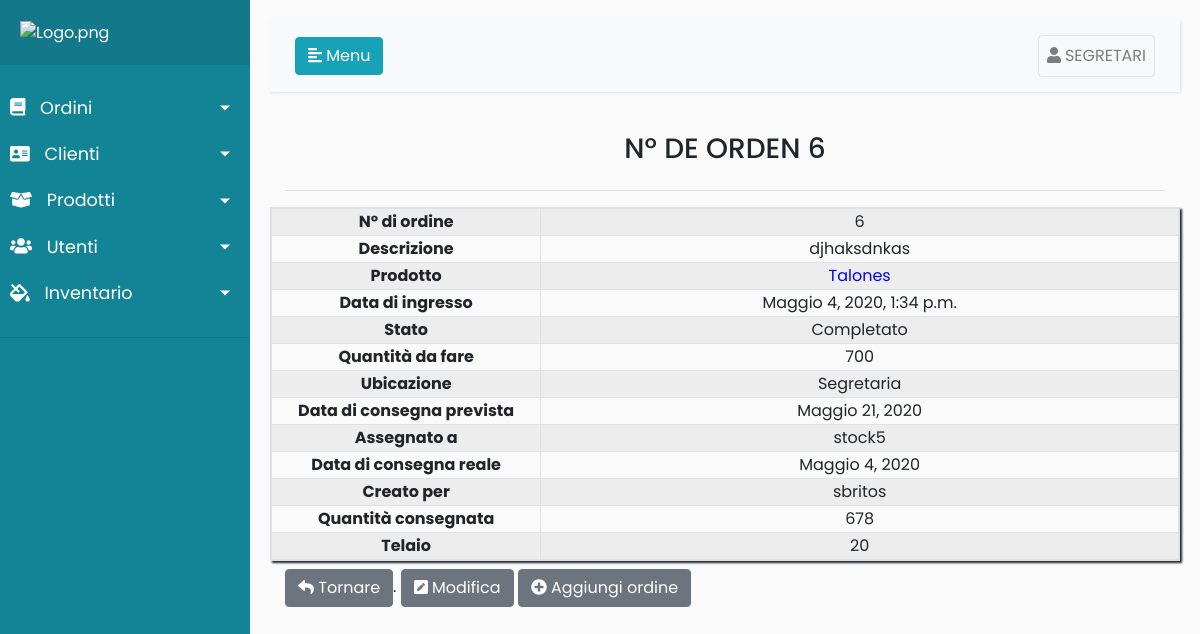
Page /Ordenes/detail/6 (signed in) on the committed database.
### Register/models.py (models this page shows)
class Usuarios(AbstractUser):
	telefono = models.CharField(max_length=20,null=True, verbose_name='Teléfono',blank=False)
	class Meta:
		permissions = (('Administrador', 'Administrador'),
					   ('Encargado','Encargado'),
					   ('Pintor','Pintor'),
					   ('Montaje','Montaje'),
					   ('Calidad1','Calidad1'),
					   ('Secretaria','Secretaria'),
					   ('Stock','Stock'),
					   )

### Ordenes/models.py (models this page shows, shortened)
class Ordenes(models.Model):
    ESTADOS = (
        ('Ricevuto', 'Ricevuto'),
        ('Creato','Creato'),
        ('Assegnato','Assegnato'),
        ('Completato','Completato'),
        ('Consegnato','Consegnato'),
        ('Spedito', 'Spedito'),
        ('Inviato', 'Inviato'),
    )
    UBICACIONES = (
        ('Segretaria', 'Segretaria'),
        ('Fortex Nuova', 'Fortex Nuova'),
        ('Fortex Vecchia', 'Fortex Vecchia'),
        ('Cliente', 'Cliente'),
        ('Verniciatura', 'Verniciatura'),
        ('Controlo Qualità', 'Controlo Qualità'),
        ('Montaggio', 'Montaggio'),
        ('Graphic Design', 'Graphic Design'),
    )
    orden = models.AutoField(primary_key=True , blank=False,verbose_name='Número de órden')
    descripcion = models.TextField()
    producto = models.ForeignKey(Productos,verbose_name=('Prodotto'),on_delete=models.CASCADE)
    fecha_ingreso = models.DateTimeField(auto_now_add=True)
    estado = models.CharField(max_length=20,choices=ESTADOS)
    cantidad_recibida = models.PositiveIntegerField(blank=False,null=True)
    ubicacion = models.CharField(max_length=20,choices=UBICACIONES)
    fecha_entrega_estimada=models.DateField(blank=True,null=True)
    asignado = models.ForeignKey(Usuarios, verbose_name=("Aseggnato a "),related_name='Asignado', on_delete=models.CASCADE)
    fecha_entrega_real = models.DateField(blank=True,null=True)
    usuarios = models.ForeignKey(Usuarios, verbose_name=("Creato"),on_delete=models.CASCADE, null=True,blank=False)
    cantidadEntregada = models.IntegerField(blank=True,null=True)
    telaio = models.IntegerField(blank=True,null=True)
    history = HistoricalRecords()

### Productos/models.py (models this page shows)
class Productos(models.Model):
    nombre = models.CharField(blank=False, max_length=50)
    rut = models.ForeignKey(Clientes, on_delete=models.CASCADE)
    material = models.CharField(blank=True, max_length=50)
    plasma = models.CharField(blank=True, max_length=50)
    preTratamiento = models.ManyToManyField(Stock,related_name='+',blank=True)
    fondo = models.ManyToManyField(Stock,related_name="+",blank=True)
    finitura = models.ManyToManyField(Stock,blank=True)
    deposito = models.CharField(blank=True, max_length=150)
    controlCalidad = models.CharField(blank=True, max_length=50)
    embalaje = models.CharField(blank=True, max_length=50)
    consideraciones = models.TextField(blank=True)
    temperatura = models.IntegerField(blank=True,null=True)
    tiempo_horno = models.IntegerField(blank=True,null=True)
    fotos = models.ImageField(blank=True)
    telaio = models.PositiveSmallIntegerField(blank=True,null=True)
    created = models.DateTimeField(auto_now_add=True)
    updated = models.DateTimeField(auto_now=True,blank=True)
    usuarios = models.ForeignKey(Usuarios, verbose_name=("Creado por "), on_delete=models.CASCADE)
    history = HistoricalRecords()
    def __str__(self):
        return self.nombre

### Ordenes/views.py (the view)
# urls.py: path('Ordenes/detail/<int:pk>',login_required(DetailOrdenView.as_view()), name = 'detailOrden'),
class DetailOrdenView(DetailView):
    form_class = OrdenesForm
    model = Ordenes
    template_name = 'ordenes/detailOrden.html'

### Ordenes/templates/ordenes/detailOrden.html (shortened to what this page needs)
{%extends 'register/index.html'%}
{%load static%}
{% load widget_tweaks %}
{%block content%}
<div class="container">
    <div class="d-flex justify-content-center">
        <h3>Nº DE ORDEN {{object.orden|upper }}</h3>
    </div>
    <hr>
</div>
<table class="table-responsive  table-striped table-bordered" style="box-shadow:2px 2px 2px;">
    <form method="post" action="{%url 'deleteOrden' object.orden%}">
        <tbody>
        <tr>
            <th class="text-center" style="width:20rem">Nº di ordine</a></th>
            <td class="text-center" style="width:50rem;">{{object.orden}}</td>
        </tr>
        <tr>
            <th class="text-center" style="width:20rem">Descrizione</th>
            <td class="text-center" style="width:50rem">{{object.descripcion}}</td>
        </tr>
        <tr>
            <th class="text-center" style="width:20rem">Prodotto</th>
            <td class="text-center" style="width:50rem;color: blue;"><a href="{%url 'detailProductos' object.producto.id %}">{{object.producto}}</td>
        </tr>
        <tr>
            <th class="text-center" style="width:20rem">Data di ingresso</th>
            <td class="text-center" style="width:50rem">{{object.fecha_ingreso}}</td>
        </tr>
        <tr>
            <th class="text-center" style="width:20rem">Stato</th>
            <td class="text-center" style="width:50rem">{{object.estado}}</td>
        </tr>
        <tr>
            <th class="text-center" style="width:20rem">Quantità da fare</th>
            <td class="text-center" style="width:50rem">{{object.cantidad_recibida}}</td>
        </tr>
        <tr>
            <th class="text-center" style="width:20rem">Ubicazione</th>
            <td class="text-center" style="width:50rem">{{object.ubicacion}}
            </td>
        </tr>
        <tr>
            <th class="text-center" style="width:20rem">Data di consegna prevista</th>
            <td class="text-center" style="width:50rem">{{object.fecha_entrega_estimada}}</td>
        </tr>
        <tr>
            <th class="text-center" style="width:20rem">Assegnato a</th>
            <td class="text-center"  style="width:50rem">{{object.asignado}}</td>
        </tr>
        {%if object.fecha_entrega_real == None%}
        {%else%}
        <tr>
            <th class="text-center" style="width:20rem">Data di consegna reale</th>
            <td class="text-center"  style="width:50rem">{{object.fecha_entrega_real}}</td>
        </tr>
        {%endif%}
        <tr>
            <th class="text-center" style="width:20rem">Creato per</th>
            <td class="text-center"  style="width:50rem">{{object.usuarios}}</td>
        </tr>
        {%if object.cantidadEntregada == None%}{%else%}
        <tr>
            <th class="text-center" style="width:20rem">Quantità consegnata</th>
            <td class="text-center"  style="width:50rem">{{object.cantidadEntregada}}</td>
        </tr>
        {%endif%}
        <tr>
            <th class="text-center" style="width:20rem">Telaio</th>
            <td class="text-center"  style="width:50rem">{%if object.telaio == None%}Senza registro ancora{%else%}{{object.telaio}}{%endif%}</td>
        </tr>
        </tbody>
    </form>
</table>
<div class="container mt-2">
    <a href="javascript:history.back(-1);" id="jamaica3"
       class="btn btn-secondary"><i id="japon3" class="fa fa-reply"></i> Tornare</a>.
    <a class="btn btn-secondary " id="jamaica2" href="{%url 'updateOrden' object.orden%}"><i id="japon2" class="fas fa-pen-square"></i> Modifica</a>
        {%if perms.Register.Administrador or perms.Register.Secretaria or perms.Register.Encargado %}
    <a href="{%url 'crearOrden'%}" id="jamaica" class="btn btn-secondary"><i id="japon" class="fas fa-plus-circle"></i> Aggiungi ordine</a>
{%endif%}
</div>
{%endblock%}

### Register/templates/register/index.html (shortened to what this page needs)
<!DOCTYPE html>
<html>
<head>
    <link rel="stylesheet" href="https://stackpath.bootstrapcdn.com/bootstrap/4.1.0/css/bootstrap.min.css"
>
    <link rel="stylesheet" href="https://ajax.googleapis.com/ajax/libs/jquerymobile/1.4.5/jquery.mobile.min.css">
</head>
<body>
<div class="wrapper">
    <nav id="sidebar">
        <div class="sidebar-header" style="border-color:#fff;">
            <a href="{%url 'dashboard'%}"><img src="http://www.fortexsrl.it/wp-content/uploads/2013/05/logo1.png" width="100%"
                                                 alt="Logo.png"></a>
        </div>
        <ul class="list-unstyled components">
            <li class="">
                <a href="#homeSubmenu" data-toggle="collapse" aria-expanded="false" class="dropdown-toggle">
                    <i class="fas fa-book"></i>
                    Ordini
                </a>
            </li>
            <li>
                <a href="#pageClienti" data-toggle="collapse" aria-expanded="false" class="dropdown-toggle">
                    <i class="fas fa-address-card"></i>
                    Clienti
                </a>
                <a href="#pageSubmenu" data-toggle="collapse" aria-expanded="false" class="dropdown-toggle">
                    <i class="fas fa-box-open"></i>
                    Prodotti
                </a>
            </li>
            <li>
                <a href="#pageUtenti" data-toggle="collapse" aria-expanded="false" class="dropdown-toggle">
                    <i class="fas fa-users"></i>
                    Utenti
                </a>
            </li>
            <li>
                <a href="#pageInventario" data-toggle="collapse" aria-expanded="false" class="dropdown-toggle">
                    <i class="fas fa-fill-drip"></i>
                    Inventario
                </a>
            </li>
        </ul>
    </nav>
    <div id="content">
        <nav class="navbar navbar-expand-lg navbar-light bg-light">
            <div class="container-fluid">
                <button type="button" id="sidebarCollapse" class="btn btn-info">
                    <i class="fas fa-align-left"></i>
                    <span>Menu</span>
                </button>
                <div class="collapse navbar-collapse" id="navbarSupportedContent">
                    <ul class="nav navbar-nav ml-auto">
                        <li class="nav-item">
                            <a href="#pageInventario1" data-toggle="collapse" style="background:None;"
                               aria-expanded="true"
                               class=" nav-link dropdown border rounded ">
                                <i class="fas fa-user"></i>
                                {{user|upper}}
                            </a>
                                </li>
                            </ul>
                </div>
            </div>
        </nav>
        {%block content%}{%endblock%}
    </div>
</div>
</body>
</html>

### Register/templates/register/index.html (style rules this page uses)
body { font-family: 'Poppins', sans-serif; background: #fafafa; }
a, a:hover, a:focus { color: inherit; text-decoration: none; transition: all 0.3s; }
.navbar { padding: 15px 10px; background: #fff; border: none; border-radius: 0; margin-bottom: 40px; box-shadow: 1px 1px 3px rgba(0, 0, 0, 0.1); }
i, span { display: inline-block; }
.wrapper { display: flex; align-items: stretch; }
#sidebar { min-width: 250px; max-width: 250px; background: #138496; color: #fff; transition: all 0.3s; }
#sidebar ul li a { text-align: left; }
#sidebar .sidebar-header { padding: 20px; background: #11798a; }
#sidebar ul.components { padding: 20px 0; border-bottom: 1px solid #11798a; }
#sidebar ul li a { padding: 10px; font-size: 1.1em; display: block; }
#sidebar ul li a i { margin-right: 10px; }
#sidebar ul li.active > a, a[aria-expanded="true"] { color: #fff; background: #138496; }
a[data-toggle="collapse"] { position: relative; }
.dropdown-toggle::after { display: block; position: absolute; top: 50%; right: 20px; transform: translateY(-50%); }
#content { width: 100%; padding: 20px; min-height: 100vh; transition: all 0.3s; }

### rows in the picture
Usuarios: username "SEGRETARI"
Ordenes: orden "6", descripcion "djhaksdnkas", producto "Talones", fecha_ingreso "Maggio 4, 2020, 1:34 p.m.", estado "Completato", cantidad_recibida "700", ubicacion "Segretaria", fecha_entrega_estimada "Maggio 21, 2020", asignado "stock5", fecha_entrega_real "Maggio 4, 2020", usuarios "sbritos", cantidadEntregada "678", telaio "20"
